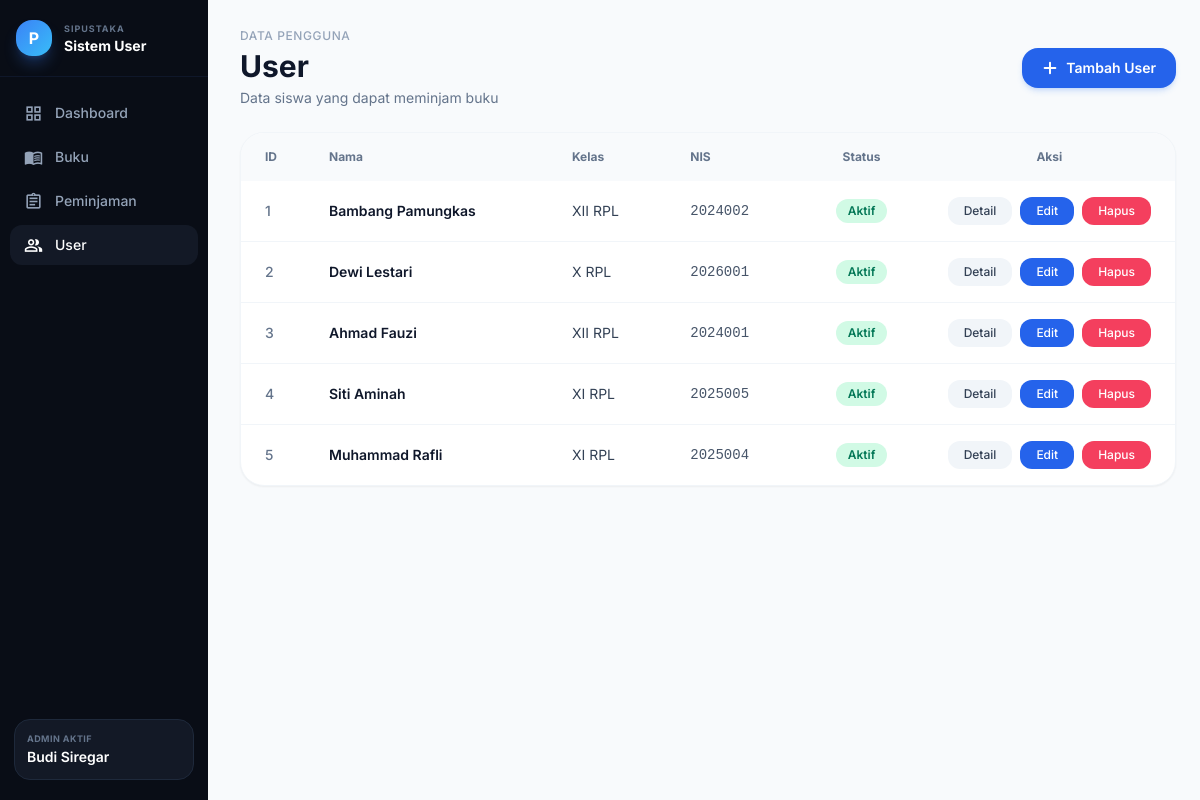
/siswa/, run on the app's committed database.
### perpustakaan/models.py (models this page shows, shortened)
class Siswa(models.Model):
    nama = models.CharField(max_length=255)
    kelas = models.CharField(max_length=100)
    nis = models.CharField(max_length=100, unique=True)
    is_active = models.BooleanField(default=True)
    class Meta:
        db_table = 'siswa'

### perpustakaan/views.py (the view)
# urls.py: path('siswa/', views.siswa_list, name='siswa_list'),
def siswa_list(request):
    with connection.cursor() as cursor:
        cursor.execute("SELECT id, nama, kelas, nis, is_active FROM siswa ORDER BY id DESC")
        daftar_siswa = dict_fetchall(cursor)
    return render(request, 'siswa/siswa_list.html', {'daftar_siswa': daftar_siswa})

### perpustakaan/views.py (called while the page is built)
def dict_fetchall(cursor):
    columns = [col[0] for col in cursor.description]
    return [dict(zip(columns, row)) for row in cursor.fetchall()]

### perpustakaan/templates/siswa/siswa_list.html (shortened to what this page needs)
{% extends 'base.html' %}
{% block sidebar_title %}Sistem User{% endblock %}
{% block content %}
<div class="w-full max-w-[1400px] ml-0 md:ml-1">
    <div class="flex flex-col sm:flex-row sm:items-center sm:justify-between gap-4 mb-6">
        <div>
            <p class="text-xs font-medium text-slate-400 tracking-wider">DATA PENGGUNA</p>
            <h1 class="text-3xl font-bold text-slate-900 mt-1">User</h1>
            <p class="text-sm text-slate-500 mt-1">Data siswa yang dapat meminjam buku</p>
        </div>
        <a href="{% url 'siswa_tambah' %}"
           class="inline-flex items-center gap-2 px-5 py-2.5 bg-blue-600 hover:bg-blue-700 text-white text-sm font-semibold rounded-2xl shadow-md shadow-blue-500/20 transition">
            <svg xmlns="http://www.w3.org/2000/svg" class="w-4 h-4" fill="none" viewBox="0 0 24 24" stroke="currentColor" stroke-width="3">
                <path stroke-linecap="round" stroke-linejoin="round" d="M12 4v16m8-8H4" />
            </svg>
            <span>Tambah User</span>
        </a>
    </div>
    <div class="bg-white rounded-3xl border border-slate-100 shadow-sm overflow-hidden">
        <div class="overflow-x-auto">
            <table class="w-full min-w-[900px]">
                <thead>
                    <tr class="bg-slate-50 text-xs font-semibold text-slate-500">
                        <th class="px-6 py-4 text-left w-16">ID</th>
                        <th class="px-6 py-4 text-left">Nama</th>
                        <th class="px-6 py-4 text-left">Kelas</th>
                        <th class="px-6 py-4 text-left">NIS</th>
                        <th class="px-6 py-4 text-center">Status</th>
                        <th class="px-6 py-4 text-center w-56">Aksi</th>
                    </tr>
                </thead>
                <tbody class="divide-y divide-slate-100 text-sm">
                    {% for siswa in daftar_siswa %}
                    <tr class="hover:bg-slate-50 transition-colors">
                        <td class="px-6 py-4 text-slate-500 font-medium">{{ forloop.counter }}</td>
                        <td class="px-6 py-4">
                            <span class="font-semibold text-slate-900">{{ siswa.nama }}</span>
                        </td>
                        <td class="px-6 py-4 text-slate-700">{{ siswa.kelas }}</td>
                        <td class="px-6 py-4 font-mono text-slate-600">{{ siswa.nis }}</td>
                        <td class="px-6 py-4 text-center">
                            {% if siswa.is_active %}
                                <span class="inline-flex px-3 py-1 text-xs font-semibold rounded-full bg-emerald-100 text-emerald-700">
                                    Aktif
                                </span>
                            {% else %}
                                <span class="inline-flex px-3 py-1 text-xs font-semibold rounded-full bg-slate-200 text-slate-600">
                                    Tidak Aktif
                                </span>
                            {% endif %}
                        </td>
                        <td class="px-6 py-4">
                            <div class="flex items-center justify-center gap-2">
                                <a href="{% url 'siswa_detail' siswa.id %}"
                                   class="px-4 py-1.5 text-xs font-medium rounded-xl bg-slate-100 hover:bg-slate-200 text-slate-700 transition">
                                    Detail
                                </a>
                                <a href="{% url 'siswa_edit' siswa.id %}"
                                   class="px-4 py-1.5 text-xs font-medium rounded-xl bg-blue-600 hover:bg-blue-700 text-white transition">
                                    Edit
                                </a>
                                <a href="{% url 'siswa_hapus' siswa.id %}"
                                   class="px-4 py-1.5 text-xs font-medium rounded-xl bg-rose-500 hover:bg-rose-600 text-white transition">
                                    Hapus
                                </a>
                            </div>
                        </td>
                    </tr>
                    {% endfor %}
                </tbody>
            </table>
        </div>
    </div>
</div>
{% endblock %}

### perpustakaan/templates/base.html (style rules this page uses)
body { font-family: Inter, sans-serif; }

### data on the page
Siswa: nama "Bambang Pamungkas", kelas "XII RPL", nis "2024002"
Siswa: nama "Dewi Lestari", kelas "X RPL", nis "2026001"
Siswa: nama "Ahmad Fauzi", kelas "XII RPL", nis "2024001"
Siswa: nama "Siti Aminah", kelas "XI RPL", nis "2025005"
Siswa: nama "Muhammad Rafli", kelas "XI RPL", nis "2025004"
